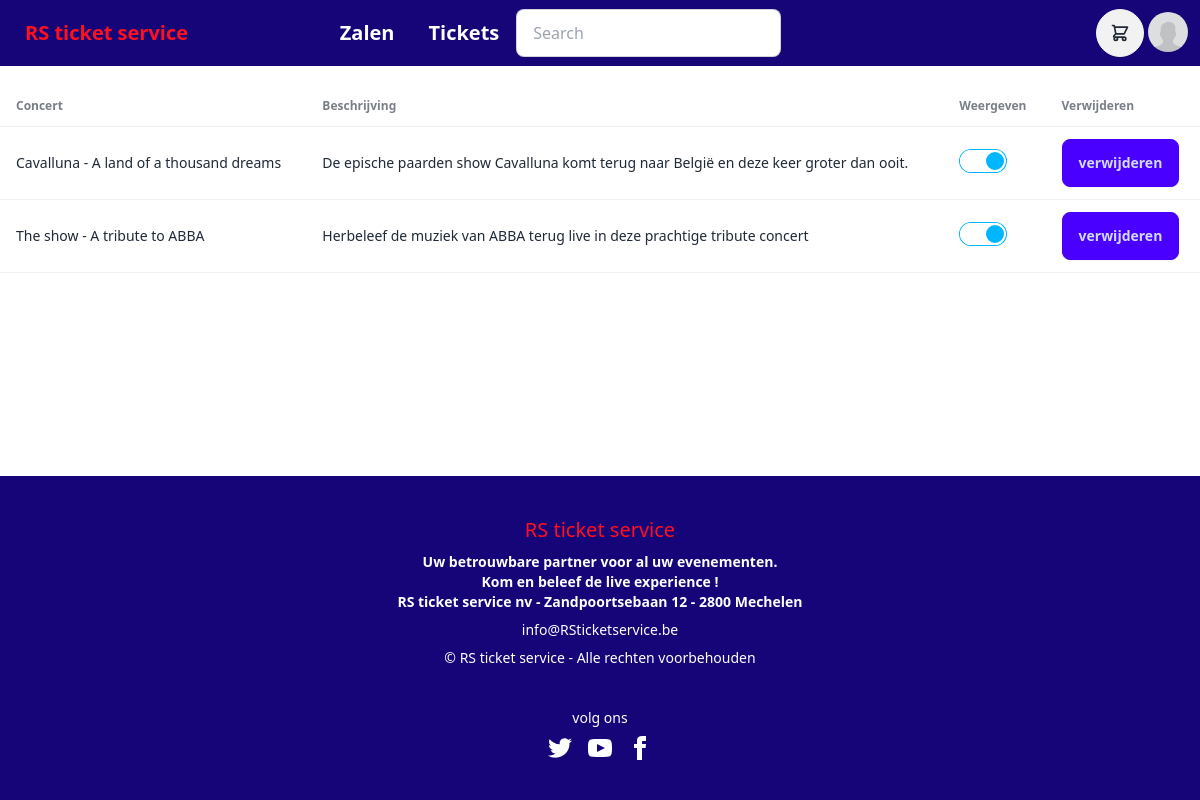
The page /profile/overzichtEvenementen.php (signed in) on the database its author committed.
### tables this page shows
CREATE TABLE `users` (
  `id` int(11) NOT NULL,
  `username` varchar(50) NOT NULL,
  `email` varchar(100) NOT NULL,
  `password` varchar(100) NOT NULL,
  `firstname` varchar(50) NOT NULL,
  `lastname` varchar(50) NOT NULL,
  `function` int(11) NOT NULL,
  `profilePicture` text NOT NULL,
  `updatedAt` timestamp NOT NULL DEFAULT current_timestamp() ON UPDATE current_timestamp(),
  `createdAt` timestamp NOT NULL DEFAULT current_timestamp()
);

CREATE TABLE `evenementen` (
  `evenementID` int(11) NOT NULL,
  `naam` mediumtext NOT NULL,
  `datum` datetime NOT NULL DEFAULT current_timestamp() ON UPDATE current_timestamp(),
  `aantalTickets` int(11) NOT NULL,
  `beschrijving` text NOT NULL,
  `afbeelding` mediumtext NOT NULL,
  `zaalID` int(11) NOT NULL,
  `userID` int(11) NOT NULL,
  `weergeven` int(11) NOT NULL
);

### functions/userfunctions.php (called while the page is built, shortened)
<?php
function getProfilePicture($mysqli, $gebruikerid) {
    $stmt = $mysqli->prepare("SELECT profilePicture FROM users WHERE id = ?");
    $stmt->bind_param("i", $gebruikerid);
    $stmt->execute();
    $resultaat = $stmt->get_result();
    return (($resultaat->num_rows == 0) ? false : $resultaat->fetch_assoc());
}
?>

### profile/overzichtEvenementen.php (the view, shortened to what this page needs)
<?php
 include $_SERVER['DOCUMENT_ROOT'] . "/components/navbar.php";
 ?>
<!DOCTYPE html>
<html>
<head>
</head>
<body>
       <div class="overflow-x-auto">
   <table class="table">
     <thead>
       <tr>
         <th>Concert</th>
         <th>Beschrijving</th>
         <th>Weergeven</th>
         <th>Verwijderen</th>
        </tr>
     </thead>
     <tbody>
       <?php
        $query = "SELECT * FROM evenementen WHERE userID = ?";
       $userID = $_SESSION["gebruikersid"];
        $stmt = $mysqli->prepare($query);
        $stmt->bind_param('i', $userID);
        $stmt->execute();
        $result = $stmt->get_result();
        while ($row = $result->fetch_assoc()) {
          $checked = $row['weergeven'] == 1 ? 'checked' : '';
       ?>
           <tr>
             <td><?php echo $row['naam']; ?></td>
             <td><?php echo $row['beschrijving']; ?></td>
             <form method="POST" action="overzichtEvenementen.php">
              <td>
                <input type="checkbox" class="toggle toggle-info" id="weergeven" name="weergeven" value="1" <?php echo $checked; ?> onchange="this.form.submit()" />
              </td>
              <td>
                  <button type="submit" name="verwijderen" class="btn btn-primary">verwijderen</button>
                </td>
              </form>
                        </tr>
       <?php
       }
            ?>
</tbody>
    </table>
     </div>
</body>
</html>
<?php
include $_SERVER['DOCUMENT_ROOT'] . "/components/footer.php";
?>

### components/navbar.php (shortened to what this page needs)
<?php
include $_SERVER['DOCUMENT_ROOT'] . "/fetch/util.php";
include $_SERVER['DOCUMENT_ROOT'] . "/functions/userfunctions.php";
?>
<!DOCTYPE html>
<html>
<head>
    <link href="https://cdn.jsdelivr.net/npm/daisyui@4.7.2/dist/full.css" rel="stylesheet" type="text/css" />
    <script src="https://cdn.tailwindcss.com"></script>
</head>
<body>
<div class="navbar bg-[#150578]" style="margin-bottom: 20px;">
  <div class="flex-1 text-[#FF101F]">
    <a class="btn btn-ghost normal-case text-xl " href="../index.php">RS ticket service</a>
  </div>
  <div class="flex-auto text-[#FDFFFF]">
    <a class="btn btn-ghost normal-case text-xl " href="../main_page/zalen.php">Zalen</a>
    <a class="btn btn-ghost normal-case text-xl " href="../index.php">Tickets</a>
    <div class="form-control">
    <form action="/components/search.php" method="get" class="form-control w-full relative">
      <input type="text" name="search" placeholder="Search" class="input input-bordered w-24 md:w-auto text-black"/>
    </form>
    </div>
</div>
<?php
if(isset( $_SESSION["gebruikersid"])) {
?>
<div class="flex-none">
     <div class="dropdown dropdown-end">
      <label tabindex="0" class="btn btn-circle">
        <div class="indicator">
        </div>
      </label>
    </div>
</div>
<?php
}
?>
    <?php
   echo ' <div class="dropdown dropdown-end">';
   if (isset($_SESSION["user"])) {
       echo'
      <label tabindex="0" class="btn btn-ghost btn-circle avatar">
       <div class="w-10 rounded-full">';
        $gebruikersid = $_SESSION["gebruikersid"];
        $data = getProfilePicture($mysqli,$gebruikersid);
        foreach($data as $value){
        if (empty($value)) {
          echo '<img src="../img/accountPictures/no_profile_picture.jpg"/>';
        } else {
          echo '<img src="../img/accountPictures/'.$value.'"/>';
        }
      }
        echo'
        </div>
      </label>
      <ul tabindex="0" class="mt-3 z-[1] p-2 shadow menu menu-sm dropdown-content bg-base-100 rounded-box w-52">
        <li><a href="../profile/gegevens_aanpassen.php">Profiel</a>
        </li>
        <li><a href="../profile/passwordReset.php">Wachtwoord Aanpassen</a></li>
';
        }
        ?>
      </ul>
    </div>
</div>
</body>
</html>

### components/footer.php (style rules this page uses)
body { display: flex; flex-direction: column; min-height: 100vh; }

### rows shown on the page
users: profilePicture (picture)
evenementen: naam "Cavalluna - A land of a thousand dreams", beschrijving "De epische paarden show Cavalluna komt terug naar België en deze keer groter dan ooit."
evenementen: naam "The show - A tribute to ABBA", beschrijving "Herbeleef de muziek van ABBA terug live in deze prachtige tribute concert"
